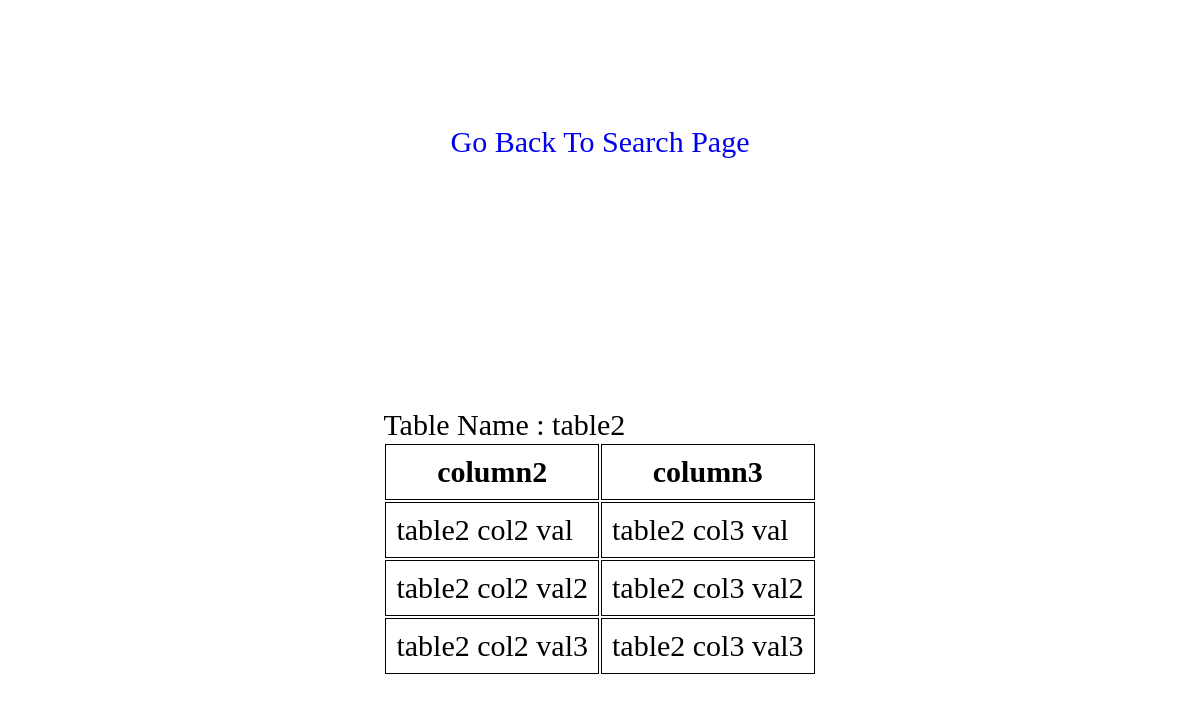
Screenshot of /index.php?source=asd with the database file from the repository.
### tables this page shows
CREATE TABLE `keyword_table` (
  `keyword` varchar(10) NOT NULL,
  `table_name` varchar(50) NOT NULL,
  `columns_to_display` text NOT NULL
);

CREATE TABLE `table2` (
  `column1` varchar(50) NOT NULL,
  `column2` varchar(50) NOT NULL,
  `column3` varchar(50) NOT NULL
);

### config.php (called while the page is built, shortened)
<?php
	$root = '/phpassignment';
?>

### index.php (the view, shortened to what this page needs)
<!DOCTYPE html>
<html>
<head>
</head>
<body>
	<?php
	include_once 'config.php';
	?>
	<?php
	echo '<div id="container">';
	if (!isset($_GET['source'])) {
		echo '
		<form>
			Search :
			<input type="search" name="source" id="search" autocomplete="off">
			<br>
			<input type="submit" name="submit" value="search">
		</form>';
	}else{
		echo "<a href=".$root.">Go Back To Search Page</a>";
		$keyword = $_GET['source'];
		$keyword_search_query = 'SELECT * FROM keyword_table WHERE keyword="'.$keyword.'"';
		$mysqli_db = new mysqli($db_hostname, $db_username, $db_password, $db_dbname);
		$result = $mysqli_db->query($keyword_search_query);
		if($mysqli_db->connect_errno){
			die($mysqli_db->connect_errno);
		}else{
			$result = $result->fetch_assoc();
			if($result != NULL){
				$table_name = $result['table_name'];
				echo "<div>";
				echo "Table Name : ".$table_name;
				$table_columns = $result['columns_to_display'];
				$table_columns = str_replace("[", "", $table_columns);
				$table_columns = str_replace("]", "", $table_columns);
				$table_columns_query = 'SELECT ';
				$table_columns = explode(", ", $table_columns);
				foreach ($table_columns as $table_column) {
					$table_columns_query .= $table_column.", ";
				}
				$table_columns_query = substr($table_columns_query, 0, strlen($table_columns_query)-2) . " FROM " . $table_name;
				$result = $mysqli_db->query($table_columns_query);
				echo "<table>";
				echo "<tr>";
				foreach ($table_columns as $table_column) {
					echo "<th>" . $table_column . "</th>";
				}
				echo "</tr>";
				while($row = $result->fetch_assoc()){
					echo "<tr>";
					foreach ($table_columns as $table_column) {
						echo "<td>" . $row[$table_column] . "</td>";
					}
					echo "</tr>";
				}
				echo "</table>";
				echo "</div>";
			}
		}
	}
	echo '</div>';
	?>
</body>
</html>

### index.php (style rules this page uses)
* { outline: none; text-decoration: none; list-style: none; margin: 0; padding: 0; }
body { font-size: 20px; overflow-x: hidden; }
html { scroll-behavior: smooth; }
#container { width: 100%; min-height: 100vh; font-size: 30px; display: grid; place-items: center; }
table { width: 100%; }
th, td { border: 1px solid black; padding: 10px; }

### rows the page displays
keyword_table: table_name "table2", columns_to_display "column2", columns_to_display "column3", columns_to_display.column2 "table2 col2 val", columns_to_display.column3 "table2 col3 val", columns_to_display.column2 "table2 col2 val2", columns_to_display.column3 "table2 col3 val2", columns_to_display.column2 "table2 col2 val3", columns_to_display.column3 "table2 col3 val3"
